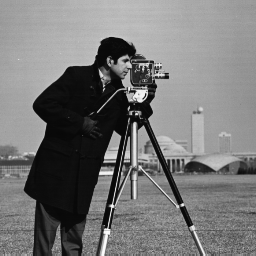
%> input picture cameraman.png, 256 x 256 px
$ octave --eval "run_objective_landscapes;"   (GNU Octave 9; MATLAB toolbox functions it lacks are replaced by stand-ins)
%> lines starting %> are read from the running program, lines starting %| are printed output that depends on the picture
### output_figure.m
function [fig,cleanup]=output_figure(varargin)
% Create an export figure owned by the caller's function scope.
% Retain cleanup until exporting finishes; user figures are never closed.
fig=figure(varargin{:});
cleanup=onCleanup(@() finish_figure(fig));
end

function finish_figure(fig)
if isgraphics(fig,'figure'), delete(fig); end
end

### run_objective_landscapes.m
function run_objective_landscapes
% Gaussian-blur objective landscapes, with and without the determinant prior.
% Generate all six panels. Requires Image Processing Toolbox.
previous_rng=rng;
rng_cleanup=onCleanup(@() rng(previous_rng)); %#ok<NASGU>
rng(0,'twister');

%% Experiment parameters
n = 128;
N = n^2;
sigma_true = [3, 5];
sigma_prior = [4, 4];
prior_precision = [0, 100, 1000]; % uniform, weaker Gaussian, stronger Gaussian
noise_level = 0.01;
delta = 100;                    % image-prior precision
sigma_grid = linspace(0.01, 7, 80);
experiment_folder = fileparts(mfilename('fullpath'));
output_folder = fullfile(experiment_folder, 'output', 'landscapes');
if ~exist(output_folder, 'dir'), mkdir(output_folder); end

%% True image, Gaussian PSF, and noisy observations
x_true = imresize(im2double(imread(fullfile(experiment_folder, ...
    'cameraman.png'))), [n, n], 'bilinear');
%> x_true: size 128x128 double; min 0.0305, max 0.963, mean 0.466
[u, v] = ndgrid(-n/2:n/2-1);
% Sampled Gaussian parameterization: exp(-u^2/sigma1^2-v^2/sigma2^2).
psf = exp(-u.^2/sigma_true(1)^2 - v.^2/sigma_true(2)^2);
psf(psf < eps) = 0;
psf = psf / sum(psf(:));
c_true = fft2(circshift(psf, [-n/2, -n/2]));
b_true = real(ifft2(c_true .* fft2(x_true)));
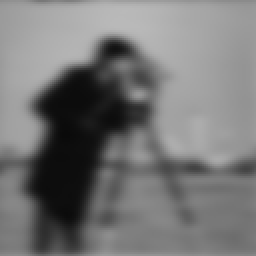
%> b_true: size 128x128 double (shown 2 times larger); min 0.0412, max 0.729, mean 0.466

noise = randn(n);
noise = noise / norm(noise, 'fro');
b = b_true + noise_level * norm(b_true, 'fro') * noise;
bhat = fft2(b);
sigma_noise = noise_level * norm(b_true, 'fro') / sqrt(N);
%> sigma_noise = 0.00507
eta = 1 / sigma_noise^2;
%> eta = 38925.3
lambda = sqrt(delta / eta);
%> lambda = 0.0507

%% Image regularizer and matched auxiliary parameters
% FFT frequencies start at zero. |s|^2 is the sum of squared separate
% second-difference symbols, not the square of the 2D Laplacian symbol.
omega = 2*pi/n * (0:n-1);
d2 = 2*cos(omega) - 2;
s = sqrt(d2(:).^2 + d2.^2);
ell = lambda^2 * abs(s).^2;
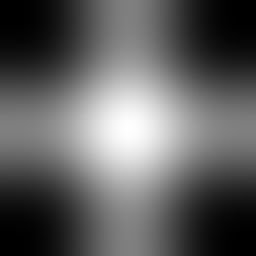
%> ell: size 128x128 double (shown 2 times larger); min 0, max 0.0822, mean 0.0308; drawn with min black and max white

% Matched auxiliary choice: tilde Q = Q, with alpha = 1.
alpha = 1;
beta = sqrt(alpha / eta);
%> beta = 0.00507
gamma = delta / eta;
%> gamma = 0.00257

%% VarPro and determinant contributions at each blur parameter
ngrid = numel(sigma_grid);
varpro_values = zeros(ngrid);
logdet_values = zeros(ngrid);
for i = 1:ngrid
    sigma1 = sigma_grid(i);
    for j = 1:ngrid
        sigma2 = sigma_grid(j);
        psf = exp(-u.^2/sigma1^2 - v.^2/sigma2^2);
        psf(psf < eps) = 0;
        psf = psf / sum(psf(:));
        c = fft2(circshift(psf, [-n/2, -n/2]));
        a = abs(c).^2;
        q = a + gamma * abs(s).^2;

        % Residual units: unnormalized fft2 requires the Parseval factor 1/N.
        varpro = sum(ell(:) .* abs(bhat(:)).^2 ./ ...
                     (a(:) + ell(:))) / (2*N);
        logdet = beta^2/2 * sum(log(q(:)));

        % Store the objective contributions in precision units.
        % log det Q = N log eta + sum log q; N log eta is constant in y.
        varpro_values(j,i) = eta * varpro;
        logdet_values(j,i) = eta * logdet + alpha*N/2 * log(eta);
    end
end
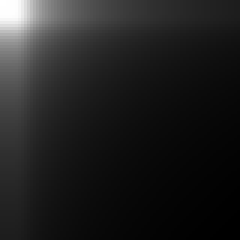
%> logdet_values: size 80x80 double (shown 3 times larger); min 54863, max 86831.5, mean 58999.5; drawn with min black and max white
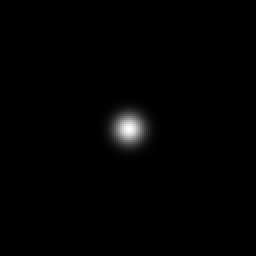
%> psf: size 128x128 double (shown 2 times larger); min 0, max 0.0065, mean 6.1e-05; drawn with min black and max white
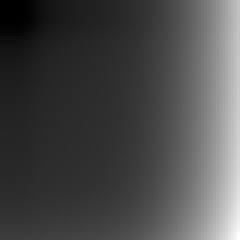
%> varpro_values: size 80x80 double (shown 3 times larger); min 288.5, max 41386.5, mean 12321.5; drawn with min black and max white

%% Add the base-prior penalties explicitly
[sigma1, sigma2] = meshgrid(sigma_grid, sigma_grid);
distance_squared = (sigma1-sigma_prior(1)).^2 + (sigma2-sigma_prior(2)).^2;
% These penalties are -log p0 in precision units, omitting constants.
weaker_prior = prior_precision(2)/2 * distance_squared;
stronger_prior = prior_precision(3)/2 * distance_squared;

map_uniform = varpro_values;
map_weaker = varpro_values + weaker_prior;
map_stronger = varpro_values + stronger_prior;
logdet_uniform = varpro_values + logdet_values;
logdet_weaker = varpro_values + logdet_values + weaker_prior;
logdet_stronger = varpro_values + logdet_values + stronger_prior;
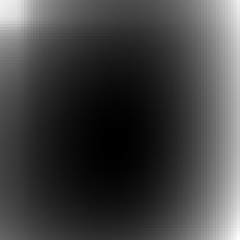
%> logdet_stronger: size 80x80 double (shown 3 times larger); min 65335.9, max 105249.5, mean 75740.7; drawn with min black and max white

%% Grid minimizers and saved numerical results
% Rows: ordinary MAP, determinant MAP. Columns: the three base priors.
landscapes = zeros(ngrid, ngrid, 2, 3);
landscapes(:,:,1,1) = map_uniform;
landscapes(:,:,1,2) = map_weaker;
landscapes(:,:,1,3) = map_stronger;
landscapes(:,:,2,1) = logdet_uniform;
landscapes(:,:,2,2) = logdet_weaker;
landscapes(:,:,2,3) = logdet_stronger;
minimizers = zeros(2, 2, 3); % parameter, objective row, prior column
for column = 1:3
    for row = 1:2
        values = landscapes(:,:,row,column);
        [~, index] = min(values(:));
        [j, i] = ind2sub(size(values), index);
        minimizers(:,row,column) = [sigma_grid(i); sigma_grid(j)];
        fprintf('Prior precision %g, log-det %d: (%.4f, %.4f)\n', ...
            prior_precision(column), row-1, sigma_grid(i), sigma_grid(j));
    end
end
%> this loop made 3 passes
%| Prior precision 0, log-det 0: (0.0100, 0.0100)
%| Prior precision 0, log-det 1: (2.7529, 4.7880)
%| Prior precision 100, log-det 0: (0.4524, 0.4524)
%| Prior precision 100, log-det 1: (2.9299, 4.6110)
%| Prior precision 1000, log-det 0: (3.1068, 3.7262)
%| Prior precision 1000, log-det 1: (3.3723, 4.1686)
save(fullfile(output_folder, 'landscape_results.mat'), ...
    'landscapes', 'minimizers', 'sigma_grid', 'sigma_true', 'sigma_prior', ...
    'prior_precision', 'eta', 'delta', 'lambda', 'alpha', 'beta', 'gamma');

%% Plot the six landscapes in the manuscript residual units
% Convert the saved precision-unit arrays to residual units for display.
display_landscapes = landscapes/eta;
display_landscapes(:,:,2,:) = display_landscapes(:,:,2,:) - alpha*N/(2*eta)*log(eta);
% The affine transformation preserves grid minimizers.
titles = {'Uniform prior', 'Gaussian prior, $w_{hp}=10^2/\eta$', ...
          'Gaussian prior, $w_{hp}=10^3/\eta$'};
row_labels = {'No log-det', 'With log-det'};
[fig,figure_cleanup]=output_figure('Visible','off','Color','w', 'Units','inches', 'Position',[1 1 15.2 8]);
tiles = tiledlayout(fig, 2, 3, 'Padding','compact', 'TileSpacing','compact');
for row = 1:2
    row_values = display_landscapes(:,:,row,:);
    limits = [min(row_values(:)), max(row_values(:))];
    filled_levels = linspace(limits(1), limits(2), 24);
    line_levels = linspace(limits(1), limits(2), 10);
    for column = 1:3
        ax = nexttile(tiles, (row-1)*3 + column);
        values = display_landscapes(:,:,row,column);
        contourf(ax,sigma_grid,sigma_grid,values,filled_levels,'LineStyle','none');
        hold(ax,'on');
        contour(ax,sigma_grid,sigma_grid,values,line_levels, ...
            'LineColor',[.2 .2 .2], 'LineWidth',.7);
        h_min = plot(ax,minimizers(1,row,column),minimizers(2,row,column), ...
            'ko','MarkerSize',8,'LineWidth',1.4,'MarkerFaceColor','w');
        h_true = plot(ax,sigma_true(1),sigma_true(2),'kp', ...
            'MarkerSize',13,'LineWidth',1.2,'MarkerFaceColor',[1 .85 .15]);
        if column > 1
            % Cross polygon: white fill with a thin black outline.
            cross_x = [-1 -.72 0 .72 1 .28 1 .72 0 -.72 -1 -.28];
            cross_y = [-.72 -1 -.28 -1 -.72 0 .72 1 .28 1 .72 0];
            cross_scale = 0.15;
            h_prior = patch(ax,sigma_prior(1)+cross_scale*cross_x, ...
                sigma_prior(2)+cross_scale*cross_y,'w', ...
                'EdgeColor','k','LineWidth',0.7);
        end
        axis(ax,'square'); xlim(ax,[0 7]); ylim(ax,[0 7]);
        colormap(ax,parula(256)); clim(ax,limits);
        set(ax,'FontSize',18,'LineWidth',1,'TickDir','out','Layer','top', ...
            'Box','on','TickLabelInterpreter','latex');
        xlabel(ax,'$\sigma_1$','Interpreter','latex','FontSize',18);
        ylabel(ax,'$\sigma_2$','Interpreter','latex','FontSize',18);
        if row == 1
            title(ax,titles{column},'Interpreter','latex','FontWeight','normal','FontSize',18);
        end
        if column == 1
            text(ax,-.30,.50,row_labels{row},'Units','normalized','Rotation',90, ...
                'HorizontalAlignment','center','VerticalAlignment','middle', ...
                'Interpreter','latex','FontSize',18,'Clipping','off');
        end
        if column == 3
            cb = colorbar(ax);
            cb.TickLabelInterpreter = 'latex'; cb.FontSize = 18;
        end
    end
end
%> this loop made 2 passes
%> (limits, line_levels) on pass 1: ([0.00741 1.29], [0.00741 0.15 0.293 0.436 0.579 0.722 0.865 1.01 1.15 1.29])
%> limits on pass 2: [-0.558 0.48]
%> after the loop, cb = -335.2; cross_scale = 0.15; cross_x = [-1 -0.72 0 0.72 1 0.28 1 0.72 0 -0.72 -1 -0.28]; cross_y = [-0.72 -1 -0.28 -1 -0.72 0 0.72 1 0.28 1 0.72 0]; h_prior = -334.5
lgd = legend([h_min,h_true,h_prior], ...
    {'Minimizer','True parameters','Gaussian-prior mean'}, ...
    'Interpreter','latex','Orientation','horizontal','FontSize',18, ...
    'Location','southoutside','Box','off');
lgd.Layout.Tile = 'south';
% MATLAB replaces patch shapes with rectangles in its standard legend.
% Draw the key explicitly so it shows the same outlined cross as the panels.
lgd.Visible = 'off';
key = axes(fig,'Position',[0 0 1 .045],'Visible','off');
xlim(key,[0 15.2]); ylim(key,[0 .36]); hold(key,'on');
plot(key,3.8,.18,'ko','MarkerSize',8,'LineWidth',1.4,'MarkerFaceColor','w');
text(key,4.0,.18,'Minimizer','Interpreter','latex','FontSize',18);
plot(key,6.1,.18,'kp','MarkerSize',13,'LineWidth',1.2,'MarkerFaceColor',[1 .85 .15]);
text(key,6.3,.18,'True parameters','Interpreter','latex','FontSize',18);
patch(key,8.95+.07*cross_x,.18+.07*cross_y,'w','EdgeColor','k','LineWidth',.7);
text(key,9.15,.18,'Gaussian-prior mean','Interpreter','latex','FontSize',18);
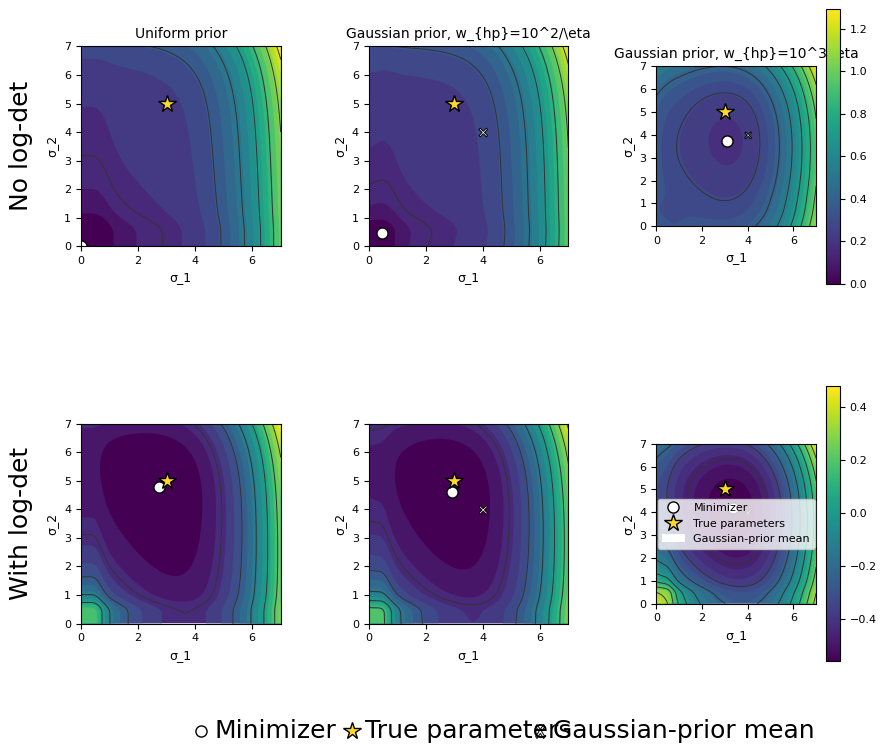
%> figure redrawn from the program's plot data, 7 panels
figure_name = 'F_sigma2D_three_priors_raw_objectives_2x3_shared_row_colorbars_large_font';
exportgraphics(fig,fullfile(output_folder,[figure_name '.png']),'Resolution',400);
exportgraphics(fig,fullfile(output_folder,[figure_name '.pdf']),'ContentType','vector');
fprintf('Saved results and figures in %s\n',output_folder);
end
